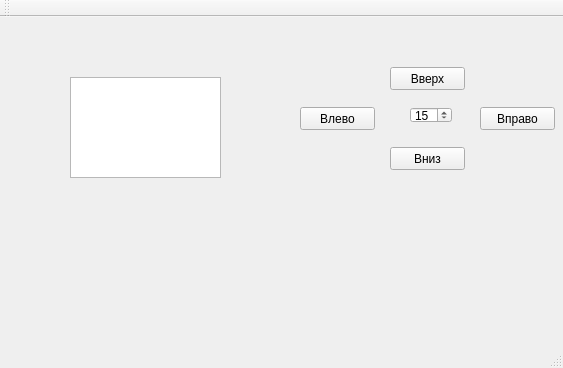
<?xml version="1.0" encoding="UTF-8"?>
<ui version="4.0">
 <class>MainWindow</class>
 <widget class="QMainWindow" name="MainWindow">
  <property name="geometry">
   <rect>
    <x>0</x>
    <y>0</y>
    <width>563</width>
    <height>368</height>
   </rect>
  </property>
  <property name="windowTitle">
   <string>MainWindow</string>
  </property>
  <widget class="QWidget" name="centralWidget">
   <widget class="QListView" name="object">
    <property name="geometry">
     <rect>
      <x>70</x>
      <y>60</y>
      <width>151</width>
      <height>101</height>
     </rect>
    </property>
   </widget>
   <widget class="QPushButton" name="upButton">
    <property name="geometry">
     <rect>
      <x>390</x>
      <y>50</y>
      <width>75</width>
      <height>23</height>
     </rect>
    </property>
    <property name="text">
     <string>Вверх</string>
    </property>
   </widget>
   <widget class="QPushButton" name="leftButton">
    <property name="geometry">
     <rect>
      <x>300</x>
      <y>90</y>
      <width>75</width>
      <height>23</height>
     </rect>
    </property>
    <property name="text">
     <string>Влево</string>
    </property>
   </widget>
   <widget class="QPushButton" name="rightButton">
    <property name="geometry">
     <rect>
      <x>480</x>
      <y>90</y>
      <width>75</width>
      <height>23</height>
     </rect>
    </property>
    <property name="text">
     <string>Вправо</string>
    </property>
   </widget>
   <widget class="QPushButton" name="downButton">
    <property name="geometry">
     <rect>
      <x>390</x>
      <y>130</y>
      <width>75</width>
      <height>23</height>
     </rect>
    </property>
    <property name="text">
     <string>Вниз</string>
    </property>
   </widget>
   <widget class="QSpinBox" name="step">
    <property name="geometry">
     <rect>
      <x>410</x>
      <y>90</y>
      <width>42</width>
      <height>16</height>
     </rect>
    </property>
    <property name="value">
     <number>15</number>
    </property>
   </widget>
  </widget>
  <widget class="QMenuBar" name="menuBar">
   <property name="geometry">
    <rect>
     <x>0</x>
     <y>0</y>
     <width>563</width>
     <height>21</height>
    </rect>
   </property>
  </widget>
  <widget class="QToolBar" name="mainToolBar">
   <attribute name="toolBarArea">
    <enum>TopToolBarArea</enum>
   </attribute>
   <attribute name="toolBarBreak">
    <bool>false</bool>
   </attribute>
  </widget>
  <widget class="QStatusBar" name="statusBar"/>
 </widget>
 <layoutdefault spacing="6" margin="11"/>
 <resources/>
 <connections/>
</ui>
